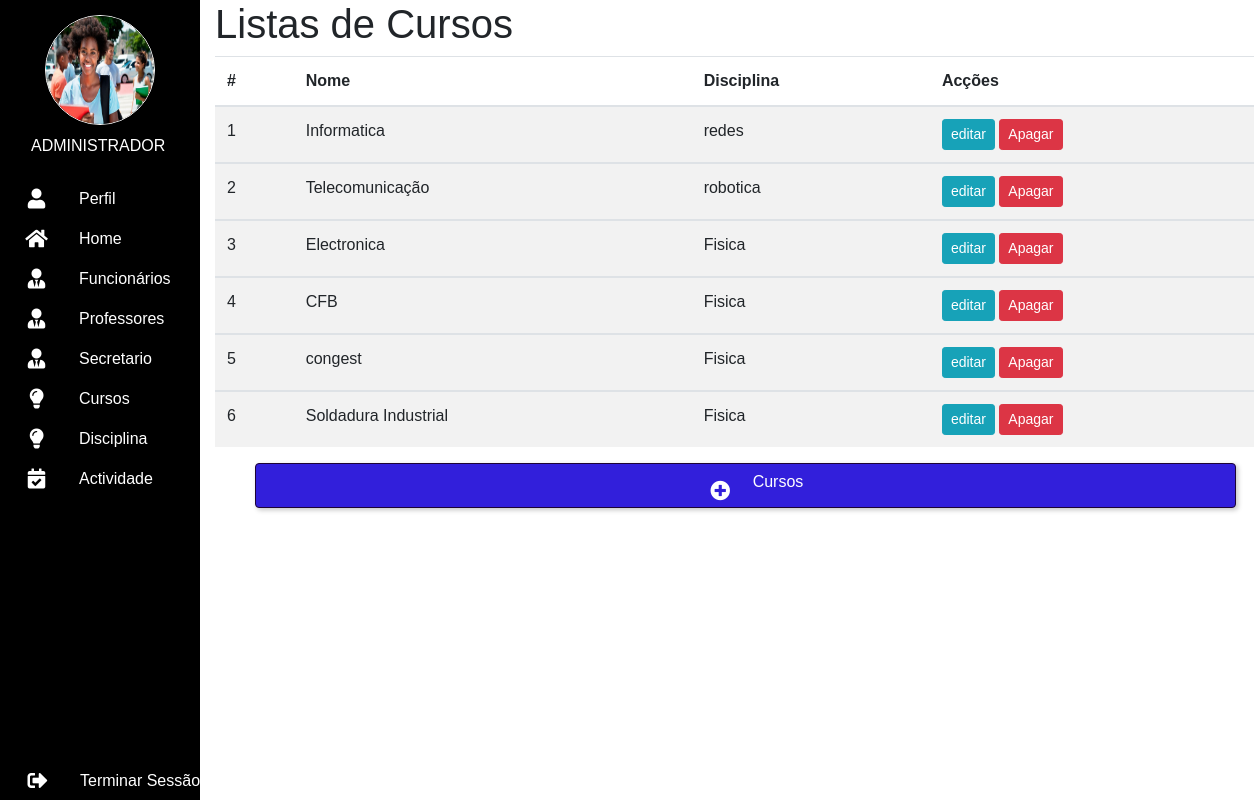
Page /admin/listar_curso.php (signed in) on the committed database.
### tables this page shows
CREATE TABLE `cursos` (
  `id_curso` int(11) NOT NULL,
  `id_disciplina` int(11) NOT NULL,
  `nome_curso` varchar(100) NOT NULL
);

CREATE TABLE `disciplina` (
  `id_disciplina` int(11) NOT NULL,
  `nome_disciplina` varchar(100) NOT NULL
);

### admin/listar_curso.php (the view, shortened to what this page needs)
<?php
require_once "../config/conexao.php";
$resul = $conectar->query("SELECT * FROM cursos join disciplina on cursos.id_disciplina=disciplina.id_disciplina ");
    ?>
<!DOCTYPE html>
<html lang="pt-br">
<head>
    <link rel="stylesheet" href="https://cdn.jsdelivr.net/npm/bootstrap@4.3.1/dist/css/bootstrap.min.css">
    <link rel="stylesheet" href="https://cdnjs.cloudflare.com/ajax/libs/font-awesome/5.15.4/css/all.min.css">
    <link rel="stylesheet" href="../css/navbar.css">
    <link rel="stylesheet" href="../css/professor.css">
    <link rel="stylesheet" href="../css/botoes.css">
</head>
<body>
<header>
                <nav>
                    <ul>
                         <div class="div-foto"><img class="foto-perfil" src="../img/estudante-negra.jpg" alt=""></div>
                         <li><div class="li-div"><p class="p">ADMINISTRADOR</p></div></li>
                         <li><a href="perfil_adm.php" class="li-link"><i class="fas fa-user"></i><span class="nav-item">Perfil</span></a></li>
                         <li><a href="adm.php" class="li-link"><i class="fas fa-home"></i><span class="nav-item">Home</span></a></li>
                         <li><a href="funcionario.php" class="li-link"><i class="fas fa-user-tie"></i><span class="nav-item">Funcionários</span></a></li>
                         <li><a href="professor.php" class="li-link"><i class="fas fa-user-tie"></i><span class="nav-item">Professores</span></a></li>
                         <li><a href="secretario.php" class="li-link"><i class="fas fa-user-tie"></i><span class="nav-item">Secretario</span></a></li>
                         <li><a href="listar_curso.php" class="li-link"><i class="fas fa-lightbulb"></i><span class="nav-item">Cursos</span></a></li>
                         <li><a href="disciplina.php" class="li-link"><i class="fas fa-lightbulb"></i><span class="nav-item">Disciplina</span></a></li>
                         <li><a href="actividade_geral.php" class="li-link"><i class="fas fa-calendar-check"></i><span class="nav-item">Actividade</span></a></li>
                         <li><a href="../sair.php" class="logo-out"><i class="fas fa-sign-out-alt"></i><span class="nav-item">Terminar Sessão</span></a></li>
                    </ul>
               </nav>
          </header>
        <section class="section-formulario">
    <div class="container">
            <div class="page-header">
                <h1>Listas de Cursos</h1>
            </div>
           <table class="table table-striped table-hover ">
                <thead>
                    <tr>
                        <th colspan="1">#</th>
                        <th>Nome</th>
                        <th>Disciplina </th>
                        <th>Acções</th>
                    </tr>
                </thead>
                <?php
                    while ($row = $resul->fetchObject()) {
                    ?>
                    <tbody>
                        <tr>
                            <td ><?=$row->id_curso?></td>
                            <td><?=$row->nome_curso?></td>
                            <td><?=$row->nome_disciplina?></td>
                            <td>
                                <a href="editar_curso.php?id=<?=$row->id_curso?>" class="btn btn-info btn-lg btn-sm btn-xr color-white" title="Editar curso">editar</a>
                                <a href="apagar_curso.php?id=<?=$row->id_curso?>" class="btn btn-danger btn-lg btn-sm btn-xr color-white" title="Apagar curso">Apagar</a>
                            </td>
                        </tr>
                       <?php
                    }
                       ?>
                    </tbody>
           </table>
    </div>
        <div class="card-modal">
            <button style="margin-left:5%;padding-bottom:2px" type="button" class="btn btn-primary botao" id="btn-modal" data-toggle="modal" data-target="#exampleModalCenter">
                <i  class="fas fa-plus-circle" id="fas"></i>
                <p class="card-aside-modal ">Cursos</p>
            </button>
         </div>
    </section>
</body>
</html>

### css/navbar.css (style rules this page uses)
* { margin: 0; padding: 0; outline: none; border: none; text-decoration: none; box-sizing: border-box; font-family: 'Gill Sans', 'Gill Sans MT', Calibri, 'Trebuchet MS', sans-serif; }
.div-foto { width: 100%; height: auto; border-radius: 30%; text-align: center; margin-top: 15px; }
.foto-perfil { border: 1px solid white; width: 110px; height: 110px; border-radius: 50%; text-align: center; }
nav { position: fixed; top: 0; bottom: 0; left: 0; height: 100%; margin: 0 ; background-color: black; width: 200px; overflow: hidden; box-shadow: 0 20px 35px rgba(0, 0, 0, 0.1); }
.p { position: relative; list-style: none; top: 4px; padding-left: 27px; height: 27px; }
.li-link, .li-div, .logo-out { position: relative; color: white; display: table; width: 300px; outline: none; padding: 4px; transition: 0.5s; border-top: 0.5px solid transparent; border-bottom: 0.5px solid transparent; }
.fas { position: relative; width: 65px; height: 30px; top: 6px; font-size: 20px; text-align: center; }
.nav-item { position: relative; top: 4px; margin-left: 10px; }
.logo-out { position: absolute; bottom: 0; padding-left: 5px; color: white; text-decoration: none; color: white; }

### css/professor.css (style rules this page uses)
.section-formulario { position: absolute; top: 0; left: 200px; background-color: #fff; width: 87%; flex-direction: row; height: 100%; }
.btn { display: inline-block; text-align: center; align-items: center; justify-content: center; }

### css/botoes.css (style rules this page uses)
.botao { color: white; background-color: #321fdb; border: 0.5px solid rgb(29, 3, 53);; box-shadow: 2px 2px 5px rgba(0, 0, 0, 0.236); width: 100%; height: 48px; }
#btn-modal { width: 90%; height: 45px; display: flex; padding: 10px 10px ; box-shadow: 2px 2px 5px rgba(0, 0, 0, 0.236); }

### rows in the picture
cursos: id_curso "1", nome_curso "Informatica", id_disciplina.nome_disciplina "redes"
cursos: id_curso "2", nome_curso "Telecomunicação", id_disciplina.nome_disciplina "robotica"
cursos: id_curso "3", nome_curso "Electronica", id_disciplina.nome_disciplina "Fisica"
cursos: id_curso "4", nome_curso "CFB", id_disciplina.nome_disciplina "Fisica"
cursos: id_curso "5", nome_curso "congest", id_disciplina.nome_disciplina "Fisica"
cursos: id_curso "6", nome_curso "Soldadura Industrial", id_disciplina.nome_disciplina "Fisica"
